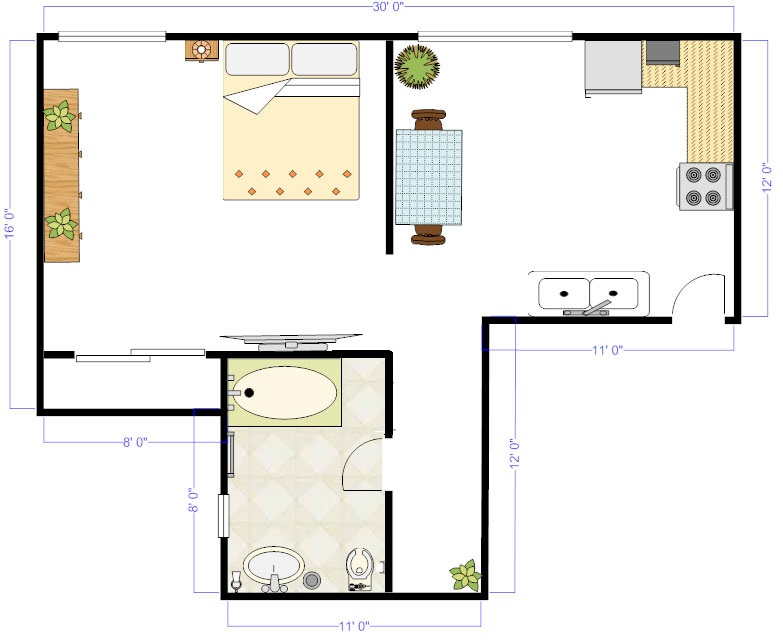
#> input picture color_floor_plan.jpg, 783 x 641 px
$ python threshold.py
#> lines starting #> are read from the running program, lines starting #| are printed output that depends on the picture; after the words box and inside, x2 and y2 are one past the last pixel; in counts of white or black regions, pixels touching at a corner belong together
#> in main, test_image is the input picture: PIL image 783x641 RGB; mean R, G, B 236.8, 235.7, 231.8
from PIL import Image, ImageFilter
import cv2
import numpy as np

def convert_to_grey_scale(image):
    """Converts an opened Image object to black/white"""
    return image.convert("1")
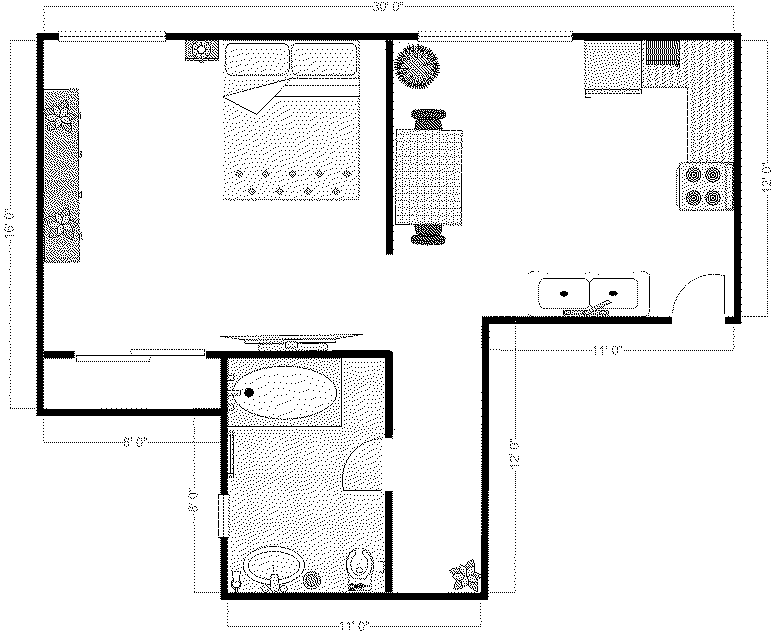
#> returned value: PIL image 783x641 1; 92.4% white; 7864 black regions (7821 under 20 px), largest, box (x1, y1, x2, y2) and area: (36, 33, 393, 499) 8731, (218, 278, 672, 600) 6985, (571, 33, 742, 324) 4102

def save_image(image, name):
    image.save(name)
    return

def dilation(image):
    filter = ImageFilter.MinFilter(3) # Should be MaxFilter if white on black
    filtered = image.filter(filter)
    return filtered

def erosion(image):
    filter = ImageFilter.MaxFilter(3) # Should be MinFilter if white on black
    filtered = image.filter(filter)
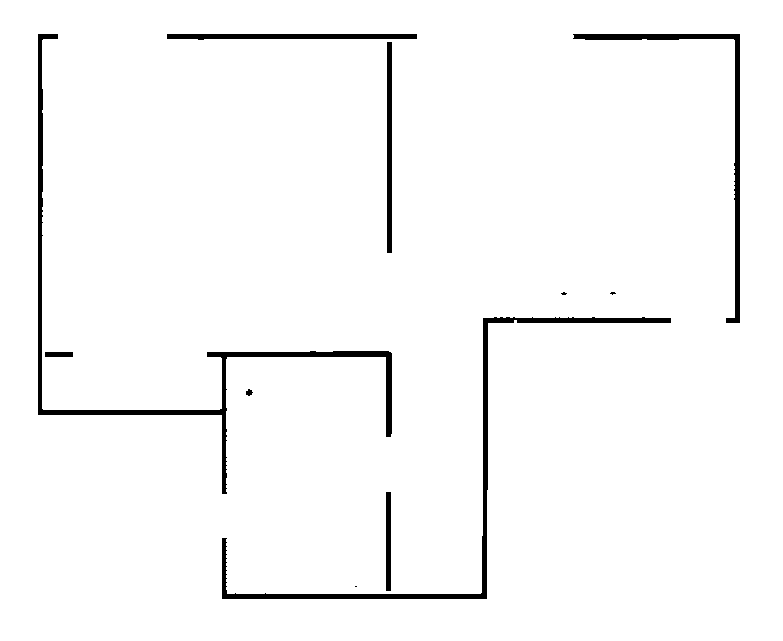
#> filtered: PIL image 783x641 1; 97.2% white; 11 black regions (3 under 20 px), largest, box (x1, y1, x2, y2) and area: (38, 34, 392, 494) 4657, (222, 317, 671, 599) 3833, (573, 34, 740, 323) 2400
#> in erosion (call 2), `filtered = image.filter(filter)`:
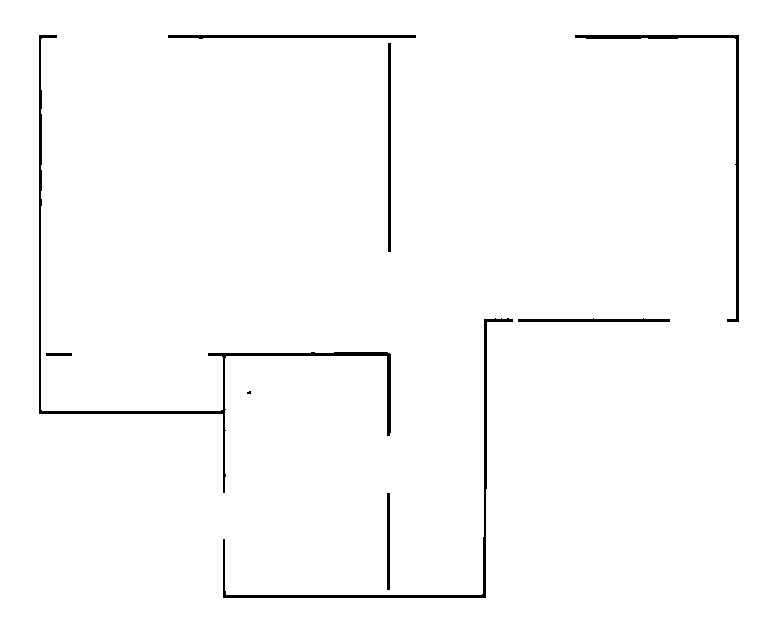
#> filtered: PIL image 783x641 1; 98.4% white; 9 black regions (1 under 20 px), largest, box (x1, y1, x2, y2) and area: (39, 35, 391, 493) 2659, (223, 318, 513, 598) 1768, (575, 35, 739, 322) 1458
#> in dilation, `filtered = image.filter(filter)`: filtered: PIL image 783x641 1; 97.2% white; 9 black regions, largest, box (x1, y1, x2, y2) and area: (38, 34, 392, 494) 4639, (222, 317, 514, 599) 3028, (574, 34, 740, 323) 2388
    return filtered

def line_closing(image_file):
#> called with image_file = 'temp.png'
    image = cv2.imread(image_file)
    edges = cv2.Canny(image, 75, 150)
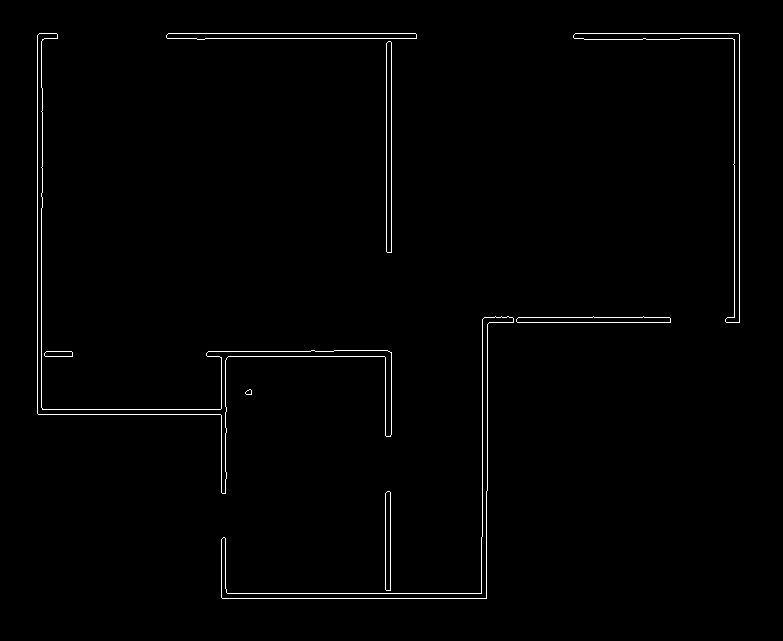
#> edges: shape (641, 783); 1.1% white in thin lines or dots, all inside (x1, y1, x2, y2) = (37, 33, 740, 599)
    lines = cv2.HoughLinesP(edges, 1, np.pi / 180, 50, maxLineGap=160)
#> lines = 27 rows, first 6: [39, 33, 738, 33], [37, 38, 739, 38], [739, 322, 739, 34], [37, 413, 37, 35], [734, 322, 734, 39], [221, 593, 486, 593]
    for line in lines:
        x1, y1, x2, y2 = line[0]
        cv2.line(image, (x1, y1), (x2, y2), (0, 0, 0), 5)
#> this loop made 27 passes
#> (x1, y1, x2, y2) on passes 1 to 12: (39, 33, 738, 33), (37, 38, 739, 38), (739, 322, 739, 34), (37, 413, 37, 35), (734, 322, 734, 39), (221, 593, 486, 593), (222, 598, 486, 598), (41, 414, 41, 41), (391, 434, 391, 42), (386, 590, 386, 43), (221, 597, 221, 351), (482, 322, 738, 322)
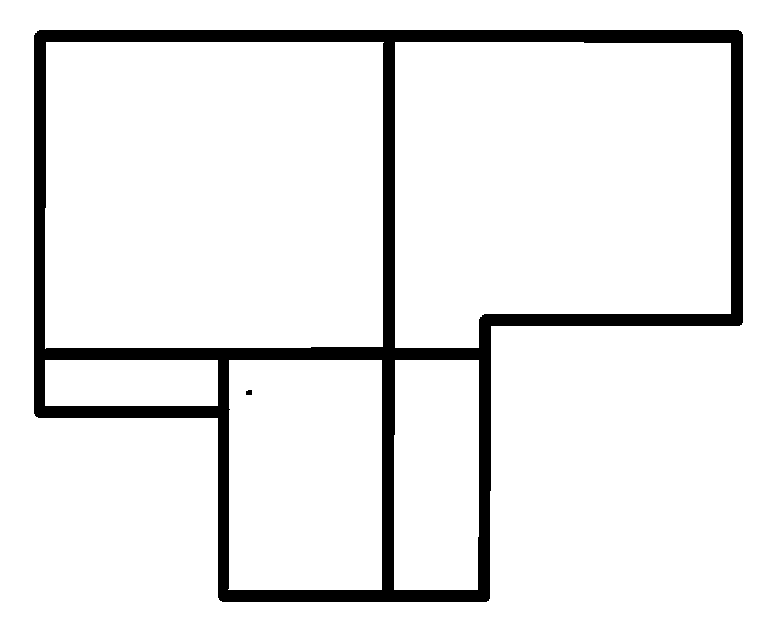
#> image: shape (641, 783, 3); 91.6% white; 2 black regions, box (x1, y1, x2, y2) and area: (34, 30, 743, 602) 42106, (246, 390, 252, 395) 28

    kernel = np.ones((5, 5), np.uint8)
    dilate = cv2.dilate(image, kernel, iterations=2)
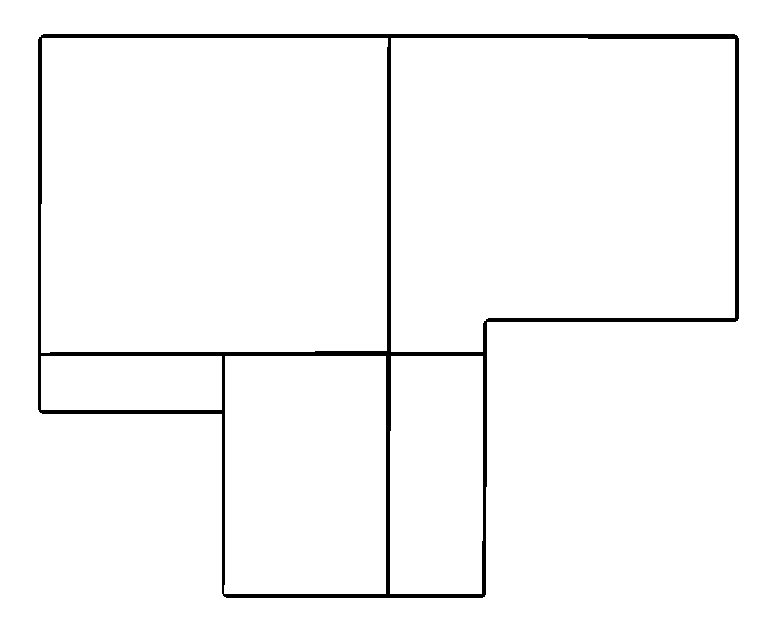
#> dilate: shape (641, 783, 3); 97.2% white; 1 black region, box (x1, y1, x2, y2) and area: (38, 34, 739, 598) 13953
    return dilate

def opencv_write(image, name):
    cv2.imwrite(name, image)

def main():
    test_image = Image.open("color_floor_plan.jpg")
    grey = convert_to_grey_scale(test_image)
    threshold = dilation(erosion(erosion(grey)))
    save_image(threshold, "temp.png")
    new_image = line_closing("temp.png")
    opencv_write(new_image, "new_image.jpg")

main()

$ run again, with floor_plan.jpg copied over color_floor_plan.jpg
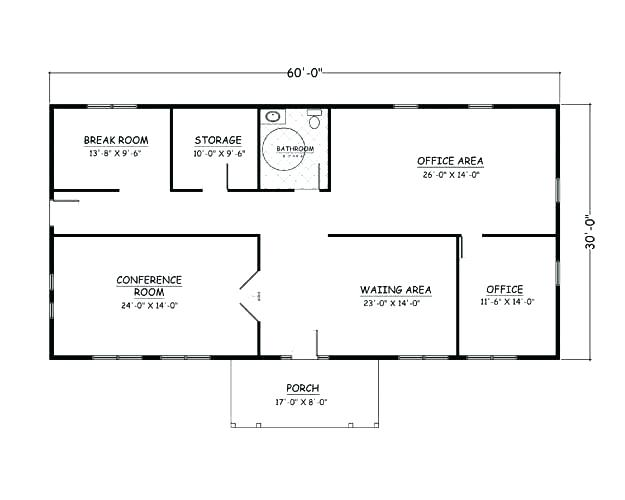
#> input picture floor_plan.jpg, 625 x 500 px
#> in main, test_image is the input picture: PIL image 625x500 RGB; mean R, G, B 244.6, 244.8, 244.7
#> in line_closing, `edges = cv2.Canny(image, 75, 150)`:
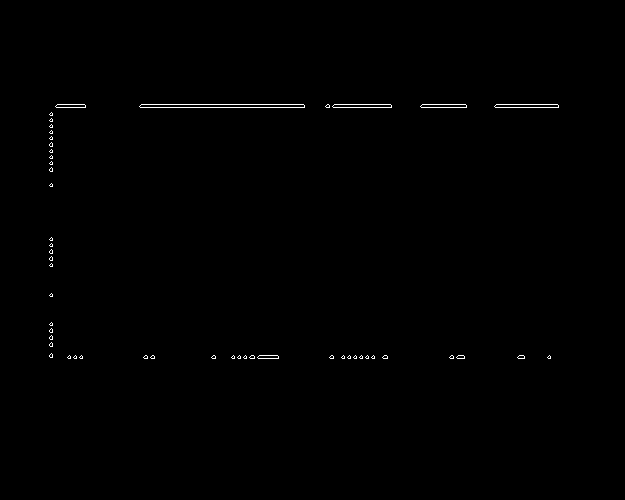
#> edges: shape (500, 625); 0.38% white in thin lines or dots, all inside (x1, y1, x2, y2) = (49, 104, 559, 359)
#> lines = [[57, 104, 557, 104], [56, 107, 558, 107], [68, 358, 550, 358], [52, 357, 52, 113], [49, 355, 549, 355]]
#> the loop in line_closing, `for line in lines:` made 5 passes
#> in line_closing, `dilate = cv2.dilate(image, kernel, iterations=2)`:
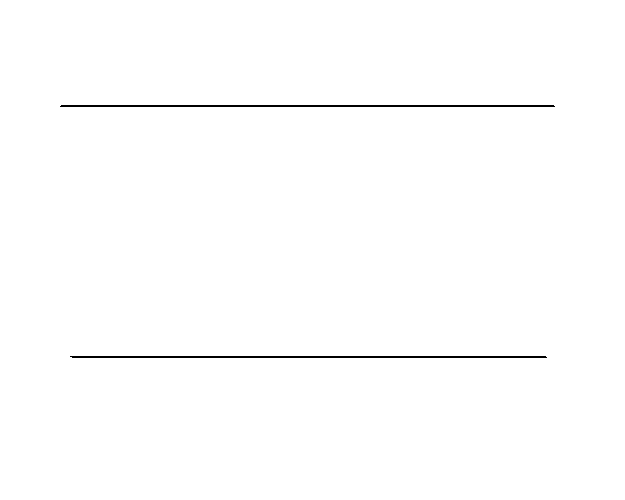
#> dilate: shape (500, 625, 3); 99.4% white; black in thin lines or dots, all inside (x1, y1, x2, y2) = (60, 105, 555, 358)

$ run again, with test_floor_plan.png saved as color_floor_plan.jpg
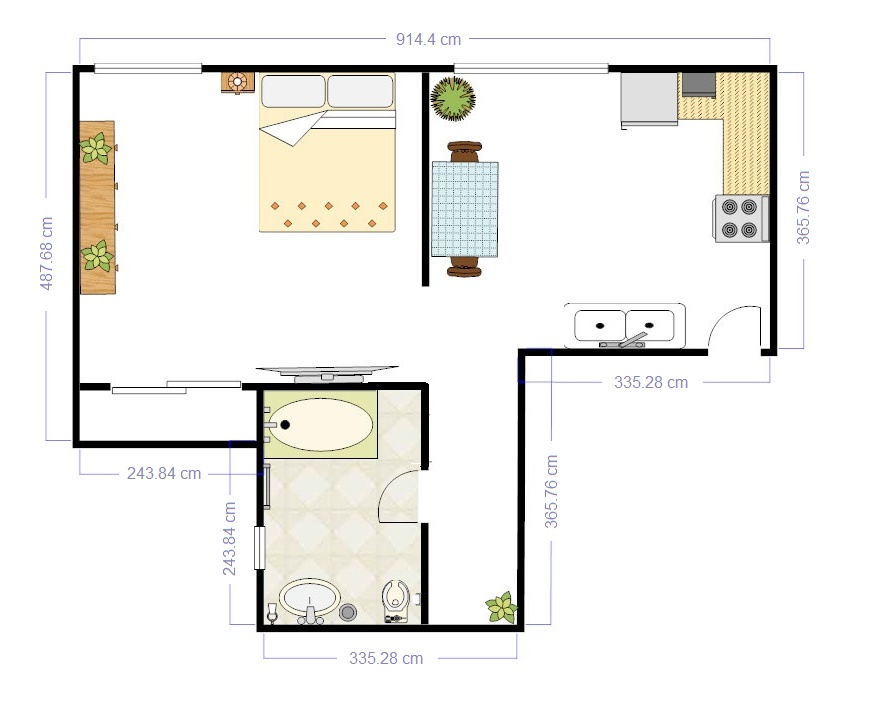
#> input picture test_floor_plan.png, 880 x 717 px
#> in main, test_image is the input picture: PIL image 880x717 RGB; mean R, G, B 240.4, 239.5, 236.3
#> in line_closing, `edges = cv2.Canny(image, 75, 150)`:
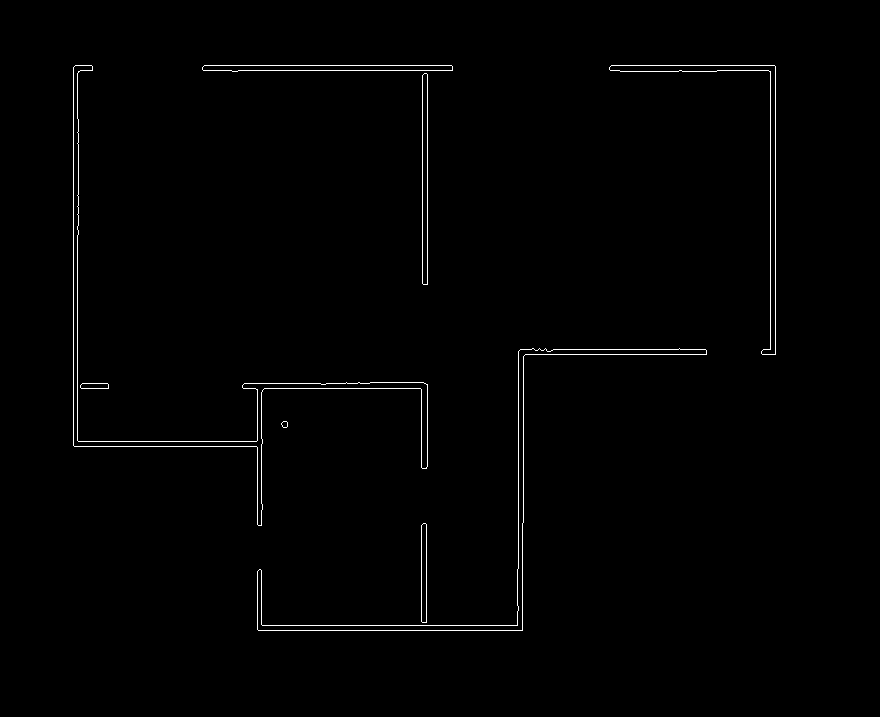
#> edges: shape (717, 880); 0.89% white in thin lines or dots, all inside (x1, y1, x2, y2) = (73, 65, 776, 631)
#> lines = 26 rows, first 6: [75, 65, 774, 65], [73, 445, 73, 67], [258, 630, 522, 630], [257, 625, 522, 625], [770, 354, 770, 71], [775, 354, 775, 66]
#> the loop in line_closing, `for line in lines:` made 26 passes
#> in line_closing, `dilate = cv2.dilate(image, kernel, iterations=2)`:
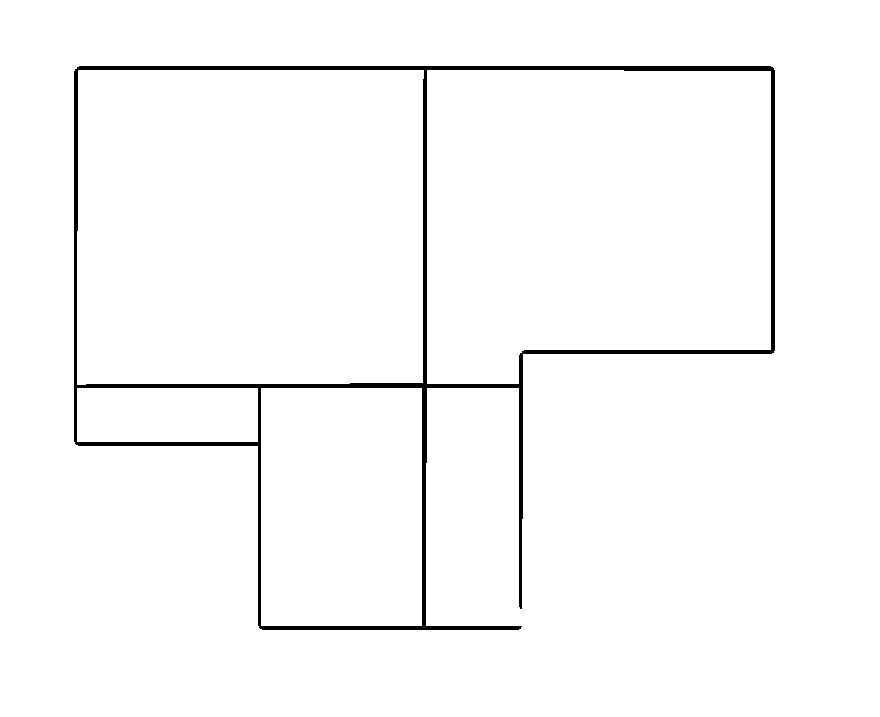
#> dilate: shape (717, 880, 3); 97.8% white; 1 black region, box (x1, y1, x2, y2) and area: (74, 66, 775, 630) 13852
